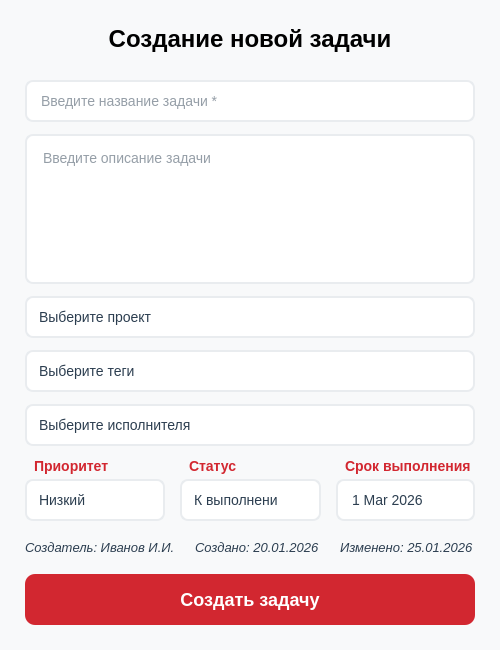
<?xml version="1.0" encoding="UTF-8"?>
<ui version="4.0">
 <class>TaskDialog</class>
 <widget class="QDialog" name="TaskDialog">
  <property name="geometry">
   <rect>
    <x>0</x>
    <y>0</y>
    <width>500</width>
    <height>650</height>
   </rect>
  </property>
  <property name="minimumSize">
   <size>
    <width>500</width>
    <height>650</height>
   </size>
  </property>
  <property name="windowTitle">
   <string>Создание задачи</string>
  </property>
  <property name="styleSheet">
   <string notr="true">
    QDialog {
        background-color: #f8f9fa;
        font-family: 'Segoe UI', Arial, sans-serif;
    }
    QLabel {
        color: #2c3e50;
    }
    QLineEdit, QTextEdit, QComboBox, QDateEdit {
        background-color: white;
        border: 2px solid #e9ecef;
        border-radius: 8px;
        padding: 10px 12px;
        font-size: 14px;
        color: #2c3e50;
    }
    QLineEdit:focus, QTextEdit:focus, QComboBox:focus, QDateEdit:focus {
        border: 2px solid #D22730;
        background-color: #fff5f5;
    }
    QLineEdit:hover, QTextEdit:hover, QComboBox:hover, QDateEdit:hover {
        border: 2px solid #ccab6e;
        background-color: #fffaf0;
    }
    QComboBox::drop-down {
        border: none;
        width: 30px;
    }
    QComboBox::down-arrow {
        image: none;
        border-left: 6px solid transparent;
        border-right: 6px solid transparent;
        border-top: 6px solid #D22730;
        width: 0;
        height: 0;
    }
    QComboBox QAbstractItemView {
        border: 2px solid #D22730;
        border-radius: 8px;
        background-color: white;
        selection-background-color: #D22730;
        selection-color: white;
        outline: none;
        padding: 4px;
    }
    QDateEdit::drop-down {
        border: none;
        width: 30px;
    }
    QDateEdit::down-arrow {
        image: none;
        border-left: 6px solid transparent;
        border-right: 6px solid transparent;
        border-top: 6px solid #D22730;
        width: 0;
        height: 0;
    }
   </string>
  </property>
  <layout class="QVBoxLayout" name="verticalLayout">
   <property name="spacing">
    <number>12</number>
   </property>
   <property name="leftMargin">
    <number>25</number>
   </property>
   <property name="topMargin">
    <number>25</number>
   </property>
   <property name="rightMargin">
    <number>25</number>
   </property>
   <property name="bottomMargin">
    <number>25</number>
   </property>
   <item>
    <widget class="QLabel" name="titleLabel">
     <property name="styleSheet">
      <string notr="true">font-size: 24px; font-weight: bold; color: black; margin-bottom: 15px;</string>
     </property>
     <property name="text">
      <string>Создание новой задачи</string>
     </property>
     <property name="alignment">
      <set>Qt::AlignmentFlag::AlignCenter</set>
     </property>
    </widget>
   </item>
   <item>
    <widget class="QLineEdit" name="lineEditTitle">
     <property name="placeholderText">
      <string>Введите название задачи *</string>
     </property>
    </widget>
   </item>
   <item>
    <widget class="QTextEdit" name="textEditDescription">
     <property name="minimumSize">
      <size>
       <width>0</width>
       <height>120</height>
      </size>
     </property>
     <property name="maximumSize">
      <size>
       <width>16777215</width>
       <height>150</height>
      </size>
     </property>
     <property name="placeholderText">
      <string>Введите описание задачи</string>
     </property>
    </widget>
   </item>
   <item>
    <widget class="QComboBox" name="comboBoxProject">
     <property name="placeholderText">
      <string>Выберите проект</string>
     </property>
    </widget>
   </item>
   <item>
    <widget class="QComboBox" name="comboBoxTag">
     <property name="placeholderText">
      <string>Выберите теги</string>
     </property>
    </widget>
   </item>
   <item>
    <widget class="QComboBox" name="comboBoxAssignee">
     <property name="placeholderText">
      <string>Выберите исполнителя</string>
     </property>
    </widget>
   </item>
   <item>
    <layout class="QHBoxLayout" name="optionsLayout">
     <property name="spacing">
      <number>15</number>
     </property>
     <item>
      <layout class="QVBoxLayout" name="priorityLayout">
       <property name="spacing">
        <number>5</number>
       </property>
       <item>
        <widget class="QLabel" name="labelPriority">
         <property name="styleSheet">
          <string notr="true">font-weight: bold; font-size: 14px; color: #D22730; margin-left: 5px;</string>
         </property>
         <property name="text">
          <string>Приоритет</string>
         </property>
        </widget>
       </item>
       <item>
        <widget class="QComboBox" name="comboBoxPriority">
         <item>
          <property name="text">
           <string>Низкий</string>
          </property>
         </item>
         <item>
          <property name="text">
           <string>Средний</string>
          </property>
         </item>
         <item>
          <property name="text">
           <string>Высокий</string>
          </property>
         </item>
         <item>
          <property name="text">
           <string>Критический</string>
          </property>
         </item>
        </widget>
       </item>
      </layout>
     </item>
     <item>
      <layout class="QVBoxLayout" name="statusLayout">
       <property name="spacing">
        <number>5</number>
       </property>
       <item>
        <widget class="QLabel" name="labelStatus">
         <property name="styleSheet">
          <string notr="true">font-weight: bold; font-size: 14px; color: #D22730; margin-left: 5px;</string>
         </property>
         <property name="text">
          <string>Статус</string>
         </property>
        </widget>
       </item>
       <item>
        <widget class="QComboBox" name="comboBoxStatus">
         <item>
          <property name="text">
           <string>К выполнению</string>
          </property>
         </item>
         <item>
          <property name="text">
           <string>В работе</string>
          </property>
         </item>
         <item>
          <property name="text">
           <string>На проверке</string>
          </property>
         </item>
         <item>
          <property name="text">
           <string>Выполнено</string>
          </property>
         </item>
        </widget>
       </item>
      </layout>
     </item>
     <item>
      <layout class="QVBoxLayout" name="deadlineLayout">
       <property name="spacing">
        <number>5</number>
       </property>
       <item>
        <widget class="QLabel" name="labelDeadline">
         <property name="styleSheet">
          <string notr="true">font-weight: bold; font-size: 14px; color: #D22730; margin-left: 5px;</string>
         </property>
         <property name="text">
          <string>Срок выполнения</string>
         </property>
        </widget>
       </item>
       <item>
        <widget class="QDateEdit" name="dateEditDeadline">
         <property name="calendarPopup">
          <bool>true</bool>
         </property>
         <property name="date">
          <date>
           <year>2026</year>
           <month>3</month>
           <day>1</day>
          </date>
         </property>
        </widget>
       </item>
      </layout>
     </item>
    </layout>
   </item>
   <item>
    <layout class="QHBoxLayout" name="infoLayout">
     <property name="spacing">
      <number>20</number>
     </property>
     <item>
      <widget class="QLabel" name="createdByLabel">
       <property name="styleSheet">
        <string notr="true">color: #2c3e50; font-size: 13px; font-style: italic;</string>
       </property>
       <property name="text">
        <string>Создатель: Иванов И.И.</string>
       </property>
      </widget>
     </item>
     <item>
      <widget class="QLabel" name="createdAtLabel">
       <property name="styleSheet">
        <string notr="true">color: #2c3e50; font-size: 13px; font-style: italic; </string>
       </property>
       <property name="text">
        <string>Создано: 20.01.2026</string>
       </property>
      </widget>
     </item>
     <item>
      <widget class="QLabel" name="updatedAtLabel">
       <property name="styleSheet">
        <string notr="true">color: #2c3e50; font-size: 13px; font-style: italic; </string>
       </property>
       <property name="text">
        <string>Изменено: 25.01.2026</string>
       </property>
      </widget>
     </item>
     <item>
      <spacer name="horizontalSpacer">
       <property name="orientation">
        <enum>Qt::Orientation::Horizontal</enum>
       </property>
       <property name="sizeHint" stdset="0">
        <size>
         <width>40</width>
         <height>20</height>
        </size>
       </property>
      </spacer>
     </item>
    </layout>
   </item>
   <item>
    <widget class="QPushButton" name="createBtn">
     <property name="cursor">
      <cursorShape>PointingHandCursor</cursorShape>
     </property>
     <property name="styleSheet">
      <string notr="true">
       QPushButton {
           background-color: #D22730;
           color: white;
           border-radius: 10px;
           font-weight: bold;
           font-size: 18px;
           border: none;
           padding: 15px 30px;
           min-width: 200px;
       }
       QPushButton:hover {
           background-color: #862633;
           border: 2px solid #ccab6e;
       }
       QPushButton:pressed {
           background-color: #6a1e29;
       }
      </string>
     </property>
     <property name="text">
      <string>Создать задачу</string>
     </property>
    </widget>
   </item>
  </layout>
 </widget>
 <resources/>
 <connections/>
</ui>
